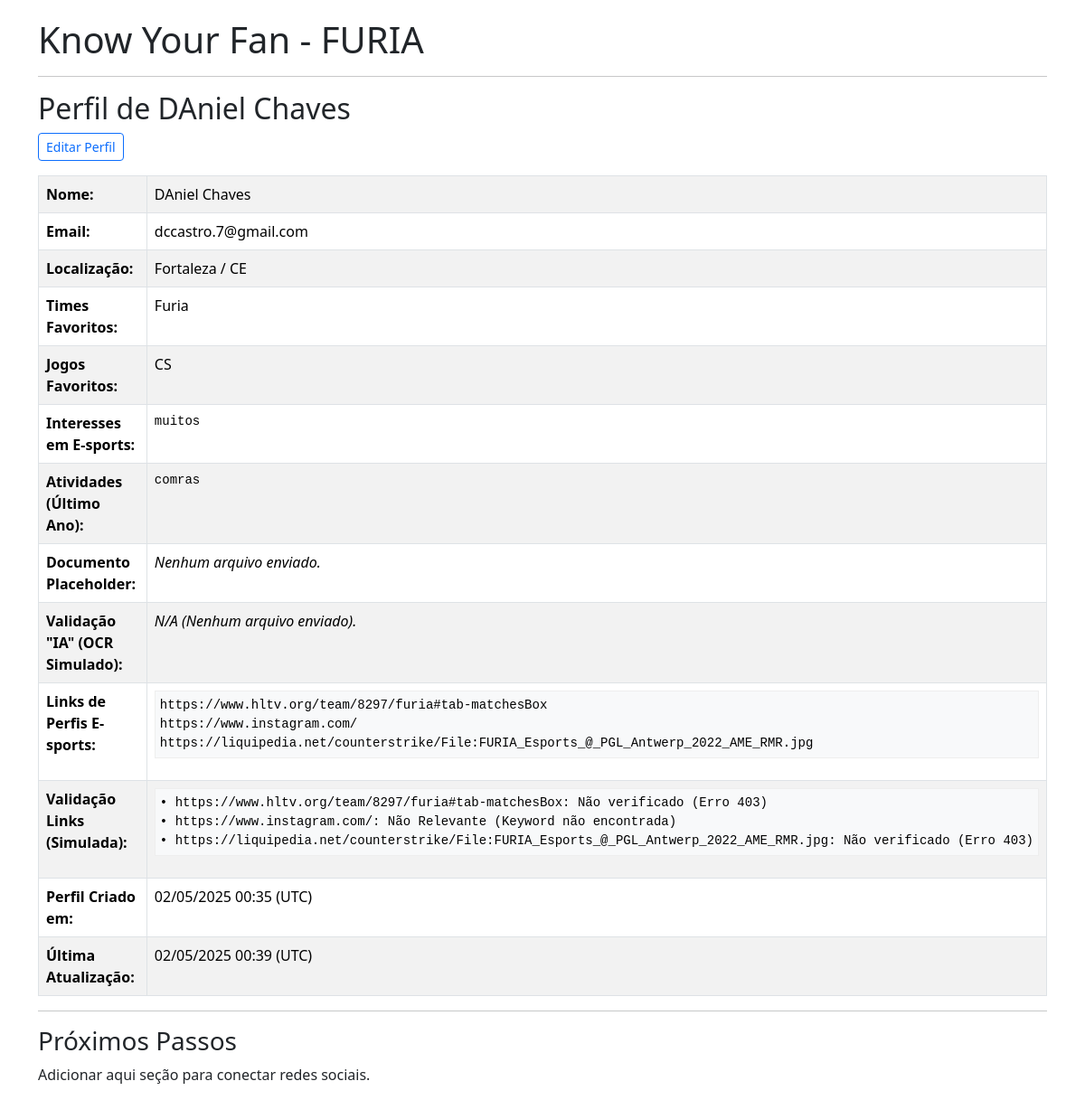
The page / on the database its author committed.
### models.py (models this page shows, shortened)
class FanProfile(db.Model):
    id = db.Column(db.Integer, primary_key=True)
    name = db.Column(db.String(100), nullable=False)
    email = db.Column(db.String(120), unique=True, nullable=True)
    city = db.Column(db.String(100), nullable=True)
    state = db.Column(db.String(50), nullable=True)
    favorite_teams = db.Column(db.Text, nullable=True)
    favorite_games = db.Column(db.Text, nullable=True)
    esports_interests = db.Column(db.Text, nullable=True)
    last_year_activities = db.Column(db.Text, nullable=True)
    esports_profile_links = db.Column(db.Text, nullable=True)
    esports_links_validation = db.Column(db.Text, nullable=True)
    uploaded_doc_filename = db.Column(db.String(255), nullable=True) # Nome do arquivo placeholder salvo
    doc_ocr_result = db.Column(db.Text, nullable=True) # Resultado do OCR simulado ou status
    created_at = db.Column(db.DateTime, nullable=False, default=lambda: datetime.now(timezone.utc))
    updated_at = db.Column(db.DateTime, nullable=False, default=lambda: datetime.now(timezone.utc), onupdate=lambda: datetime.now(timezone.utc))

### app.py (the view)
@app.route('/')
def view_profile():
    profile = None
    try:
        profile = db.session.get(FanProfile, 1)
        if not profile:
             logger.info("Perfil ID=1 não encontrado no DB ao carregar a view.")
             flash('Nenhum perfil encontrado (ID=1). Crie um!', 'info')
             return redirect(url_for('edit_profile'))
        logger.info(f"Renderizando profile.html para {profile.name}")
        return render_template('profile.html', profile=profile) # <<< CORRIGIDO return aqui
    except Exception as e:
        logger.exception(f"Erro ao buscar perfil ID=1 no DB para view")
        flash("Erro ao acessar o banco de dados.", "danger")
        return redirect(url_for('edit_profile'))

### templates/profile.html (shortened to what this page needs)
{% extends 'base.html' %}
{% block content %}
  <h2>Perfil de {{ profile.name }}</h2>
  <a href="{{ url_for('edit_profile') }}" class="btn btn-sm btn-outline-primary mb-3">Editar Perfil</a>
  <table class="table table-bordered table-striped">
    <tbody>
      <tr>
        <th scope="row" style="width: 25%;">Nome:</th>
        <td>{{ profile.name }}</td>
      </tr>
      <tr>
        <th scope="row">Email:</th>
        <td>{{ profile.email or 'Não informado' }}</td>
      </tr>
       <tr>
        <th scope="row">Localização:</th>
        <td>{{ profile.city or '?'}}{% if profile.state %} / {{ profile.state }}{% endif %}</td>
      </tr>
       <tr>
        <th scope="row">Times Favoritos:</th>
        <td>{{ profile.favorite_teams or 'Não informado' }}</td>
      </tr>
       <tr>
        <th scope="row">Jogos Favoritos:</th>
        <td>{{ profile.favorite_games or 'Não informado' }}</td>
      </tr>
       <tr>
        <th scope="row">Interesses em E-sports:</th>
        <td><pre style="white-space: pre-wrap; word-wrap: break-word; margin: 0;">{{ profile.esports_interests or 'Não informado' }}</pre></td>
      </tr>
      <tr>
        <th scope="row">Atividades (Último Ano):</th>
        <td><pre style="white-space: pre-wrap; word-wrap: break-word; margin: 0;">{{ profile.last_year_activities or 'Não informado' }}</pre></td>
      </tr>
      <tr>
          <th scope="row">Documento Placeholder:</th>
          <td>
              {% if profile.uploaded_doc_filename %}
                  Arquivo enviado: <code>{{ profile.uploaded_doc_filename }}</code>
              {% else %}
                  <i>Nenhum arquivo enviado.</i>
              {% endif %}
          </td>
      </tr>
      <tr>
          <th scope="row">Validação "IA" (OCR Simulado):</th>
          <td>
              {% if profile.doc_ocr_result %}
                  <pre style="max-height: 150px; overflow-y: auto; border: 1px solid #eee; padding: 5px; background-color: #f8f9fa;"><code>{{ profile.doc_ocr_result }}</code></pre>
              {% elif profile.uploaded_doc_filename %}
                   <i>Aguardando ou falha no processamento OCR.</i>
              {% else %}
                  <i>N/A (Nenhum arquivo enviado).</i>
              {% endif %}
          </td>
      </tr>
      <tr>
          <th scope="row">Links de Perfis E-sports:</th>
          <td>
              {% if profile.esports_profile_links %}
                  <pre style="max-height: 150px; overflow-y: auto; border: 1px solid #eee; padding: 5px; background-color: #f8f9fa;"><code>{{ profile.esports_profile_links }}</code></pre>
              {% else %}
                  <i>Nenhum link informado.</i>
              {% endif %}
          </td>
      </tr>
      <tr>
          <th scope="row">Validação Links (Simulada):</th>
           <td>
              {% if profile.esports_links_validation %}
                   <pre style="max-height: 150px; overflow-y: auto; border: 1px solid #eee; padding: 5px; background-color: #f8f9fa;"><code>{{ profile.esports_links_validation }}</code></pre>
              {% else %}
                  <i>Nenhuma validação realizada (nenhum link válido?).</i>
              {% endif %}
           </td>
      </tr>
      <tr>
        <th scope="row">Perfil Criado em:</th>
        <td>{{ profile.created_at.strftime('%d/%m/%Y %H:%M') if profile.created_at else '?' }} (UTC)</td>
      </tr>
      <tr>
        <th scope="row">Última Atualização:</th>
        <td>{{ profile.updated_at.strftime('%d/%m/%Y %H:%M') if profile.updated_at else '?' }} (UTC)</td>
      </tr>
    </tbody>
  </table>
  <hr>
  <h3>Próximos Passos</h3>
  <p>Adicionar aqui seção para conectar redes sociais.</p>
{% endblock %}

### templates/base.html (shortened to what this page needs)
<!doctype html>
<html lang="pt-br">
  <head>
    <link href="https://cdn.jsdelivr.net/npm/bootstrap@5.3.3/dist/css/bootstrap.min.css" rel="stylesheet">
  </head>
  <body>
    <div class="container">
      <h1>Know Your Fan - FURIA</h1>
      <hr>
      {% block content %}
      {% endblock %}
    </div>
  </body>
</html>

### templates/base.html (style rules this page uses)
body { padding-top: 20px; }

### rows shown on the page
FanProfile: name "DAniel Chaves", email "dccastro.7@gmail.com", city "Fortaleza", state "CE", favorite_teams "Furia", favorite_games "CS", esports_interests "muitos", last_year_activities "comras", esports_profile_links "https://www.hltv.org/team/8297/furia#tab-matchesBox https://www.instagram.com/ https://liquipedia.net/counterstrike/File:FURIA_Esports_@_PGL_Antwerp_2022_AME_RMR.jpg", esports_links_validation "• https://www.hltv.org/team/8297/furia#tab-matchesBox: Não verificado (Erro 403) • https://www.instagram.com/: Não Relevante (Keyword não encontrada) • https://liquipedia.net/counterstrike/File:FURIA_Esports_@_PGL_Antwerp_2022_AME_RMR.jpg: Não verificado (Erro 403)", created_at "02/05/2025 00:35", updated_at "02/05/2025 00:39"
